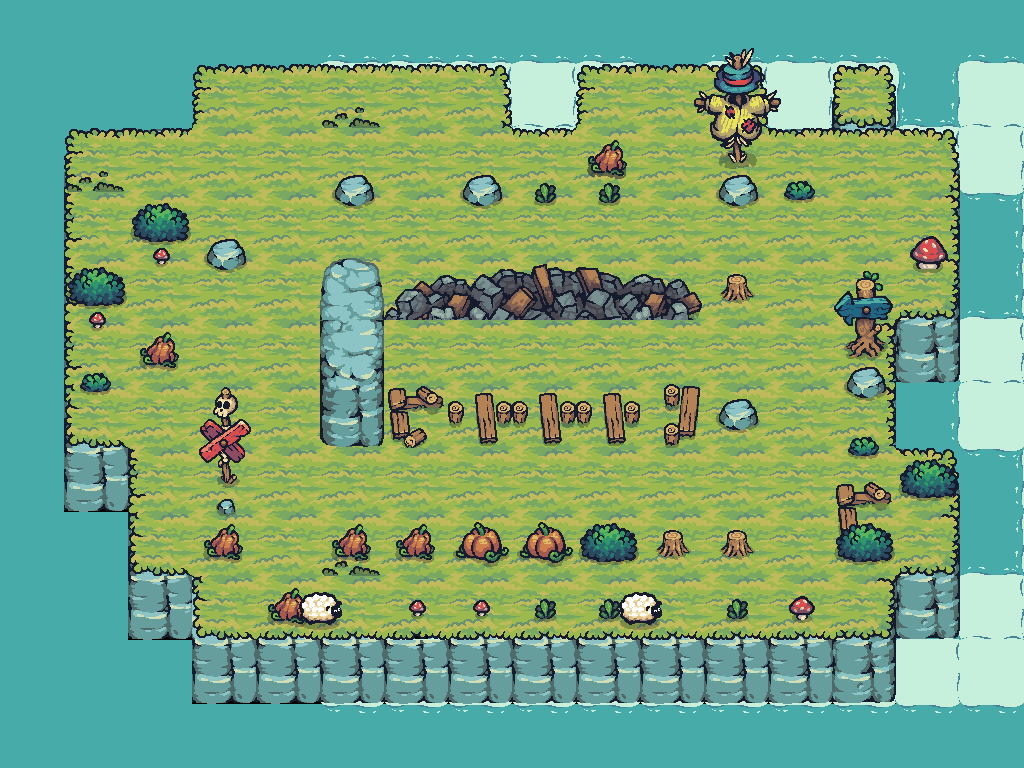

A level layout from a 2D game, rendered from its tile map. Below: a short description, then the map file with tile-grid data replaced by summaries:
An orthogonal 16x12 tile map with 64x64 px tiles, 11 tile layers (Water, Foam, layerforedge, new game bg, ...), 25 tilesets and 37 objects (26x Block, 6x Tree, PlayerCheckpoint, AntiPlayerCheckpoint, Barrel, ...).

<map version="1.10" tiledversion="1.11.0" orientation="orthogonal" renderorder="right-down" width="16" height="12" tilewidth="64" tileheight="64" infinite="0" nextlayerid="28" nextobjectid="11">
<properties>
  <property name="Star1" type="int" value="25" />
  <property name="Star2" type="int" value="30" />
  <property name="Star3" type="int" value="35" />
 </properties>
 <tileset firstgid="1" source="Terrain.tsx" />
 <tileset firstgid="41" source="Castle_Red.tsx" />
 <tileset firstgid="61" source="Tree.tsx" />
 <tileset firstgid="169" source="17.tsx" />
 <tileset firstgid="171" source="Tower_Blue.tsx" />
 <tileset firstgid="179" source="01.tsx" />
 <tileset firstgid="180" source="06.tsx" />
 <tileset firstgid="181" source="18.tsx" />
 <tileset firstgid="190" source="09.tsx" />
 <tileset firstgid="191" source="12.tsx" />
 <tileset firstgid="192" source="16.tsx" />
 <tileset firstgid="194" source="Castle_Destroyed.tsx" />
 <tileset firstgid="214" source="HappySheep_Idle.tsx" />
 <tileset firstgid="222" source="Tree_192.tsx" />
 <tileset firstgid="234" source="Water.tsx" />
 <tileset firstgid="235" source="Foam_192.tsx" />
 <tileset firstgid="243" source="Tilemap_Elevation.tsx" />
 <tileset firstgid="275" source="02.tsx" />
 <tileset firstgid="276" source="03.tsx" />
 <tileset firstgid="277" source="04.tsx" />
 <tileset firstgid="278" source="07.tsx" />
 <tileset firstgid="279" source="10.tsx" />
 <tileset firstgid="280" source="TX Props.tsx" />
 <tileset firstgid="344" source="13.tsx" />
 <tileset firstgid="345" source="Bridge_All.tsx" />
 <group id="26" name="Common">
  <layer id="13" name="Water" width="16" height="12">
   <data>[192 cells, 88 non-empty, 1 distinct tile ids]</data>
  </layer>
  <layer id="14" name="Foam" width="16" height="12" offsetx="128" offsety="0">
   <data>[192 cells, 44 non-empty, 1 distinct tile ids]</data>
  </layer>
  <layer id="19" name="layerforedge" width="16" height="12">
   <data>[192 cells, 30 non-empty, 11 distinct tile ids]</data>
  </layer>
  <layer id="15" name="new game bg" width="16" height="12">
   <data>[192 cells, 128 non-empty, 12 distinct tile ids]</data>
  </layer>
  <layer id="24" name="eat" width="16" height="12">
   <data>[192 cells, 5 non-empty, 3 distinct tile ids]</data>
  </layer>
  <layer id="27" name="grass" width="16" height="12">
   <data>[192 cells, 3 non-empty, 1 distinct tile ids]</data>
  </layer>
  <layer id="17" name="props" width="16" height="12" offsetx="0" offsety="32">
   <data>[192 cells, 17 non-empty, 8 distinct tile ids]</data>
  </layer>
  <layer id="18" name="propsLayer2" width="16" height="12">
   <data>[192 cells, 15 non-empty, 12 distinct tile ids]</data>
  </layer>
  <objectgroup id="21" name="TreesOutSideGameGrid" class="TreesOutSideGameGrid">
   <object id="3" name="Tree" type="Tree" x="192" y="128" width="64" height="64" />
   <object id="5" name="Tree" type="Tree" x="256" y="128" width="64" height="64" />
   <object id="6" name="Tree" type="Tree" x="384" y="128" width="64" height="64" />
   <object id="7" name="Tree" type="Tree" x="832" y="192" width="64" height="64" />
   <object id="8" name="Tree" type="Tree" x="640" y="128" width="64" height="64" />
   <object id="9" name="Tree" type="Tree" x="192" y="320" width="64" height="64" />
  </objectgroup>
  <layer id="22" name="AheadOfTreesProps" width="16" height="12">
   <data>[192 cells, 6 non-empty, 6 distinct tile ids]</data>
  </layer>
  <objectgroup id="30" name="CollisionblocksForGrid">
   <object id="101" name="Block" type="Block" x="256" y="128" width="576" height="64" />
   <object id="102" name="Block" type="Block" x="256" y="576" width="576" height="64" />
   <object id="103" name="Block" type="Block" x="192" y="192" width="64" height="384" />
   <object id="104" name="Block" type="Block" x="831" y="192" width="64" height="384" />
  </objectgroup>
  <layer id="25" name="BottomEdge" width="16" height="12">
   <data>[192 cells, 2 non-empty, 1 distinct tile ids]</data>
  </layer>
 </group>
 <layer id="13" name="CollisionblockTileLayer" width="16" height="12">
  <data>[192 cells, 22 non-empty, 16 distinct tile ids]</data>
 </layer>
 <objectgroup id="5" name="Collisionblocks">
  <object id="1" name="Block" type="Block" x="320" y="256" width="64" height="64" />
  <object id="2" name="Block" type="Block" x="384" y="256" width="64" height="64" />
  <object id="3" name="Block" type="Block" x="448" y="256" width="64" height="64" />
  <object id="4" name="Block" type="Block" x="512" y="256" width="64" height="64" />
  <object id="5" name="Block" type="Block" x="576" y="256" width="64" height="64" />
  <object id="6" name="Block" type="Block" x="640" y="256" width="64" height="64" />
  <object id="7" name="Block" type="Block" x="704" y="256" width="64" height="64" />
  <object id="8" name="Block" type="Block" x="320" y="320" width="64" height="64" />
  <object id="11" name="Block" type="Block" x="320" y="384" width="64" height="64" />
  <object id="12" name="Block" type="Block" x="384" y="384" width="64" height="64" />
  <object id="13" name="Block" type="Block" x="448" y="384" width="64" height="64" />
  <object id="14" name="Block" type="Block" x="512" y="384" width="64" height="64" />
  <object id="15" name="Block" type="Block" x="576" y="384" width="64" height="64" />
  <object id="16" name="Block" type="Block" x="640" y="384" width="64" height="64" />
  <object id="17" name="Block" type="Block" x="704" y="384" width="64" height="64" />
  <object id="21" name="Block" type="Block" x="320" y="512" width="64" height="64" />
  <object id="22" name="Block" type="Block" x="384" y="512" width="64" height="64" />
  <object id="23" name="Block" type="Block" x="448" y="512" width="64" height="64" />
  <object id="24" name="Block" type="Block" x="512" y="512" width="64" height="64" />
  <object id="25" name="Block" type="Block" x="576" y="512" width="64" height="64" />
  <object id="26" name="Block" type="Block" x="640" y="512" width="64" height="64" />
  <object id="27" name="Block" type="Block" x="704" y="512" width="64" height="64" />
 </objectgroup>
 <objectgroup id="6" name="Checkpoints">
  <object id="19" name="PlayerCheckpoint" type="PlayerCheckpoint" x="640" y="448" width="64" height="64" />
  <object id="20" name="AntiPlayerCheckpoint" type="AntiPlayerCheckpoint" x="704" y="448" width="64" height="64" />
 </objectgroup>
 <objectgroup id="7" name="Spawnpoints">
  <object id="9" name="Barrel" type="Barrel" x="384" y="320" width="64" height="64" />
  <object id="10" name="Player" type="Player" x="448" y="320" width="64" height="64" />
  <object id="18" name="AntiPlayer" type="AntiPlayer" x="576" y="448" width="64" height="64" />
 </objectgroup>
</map>
